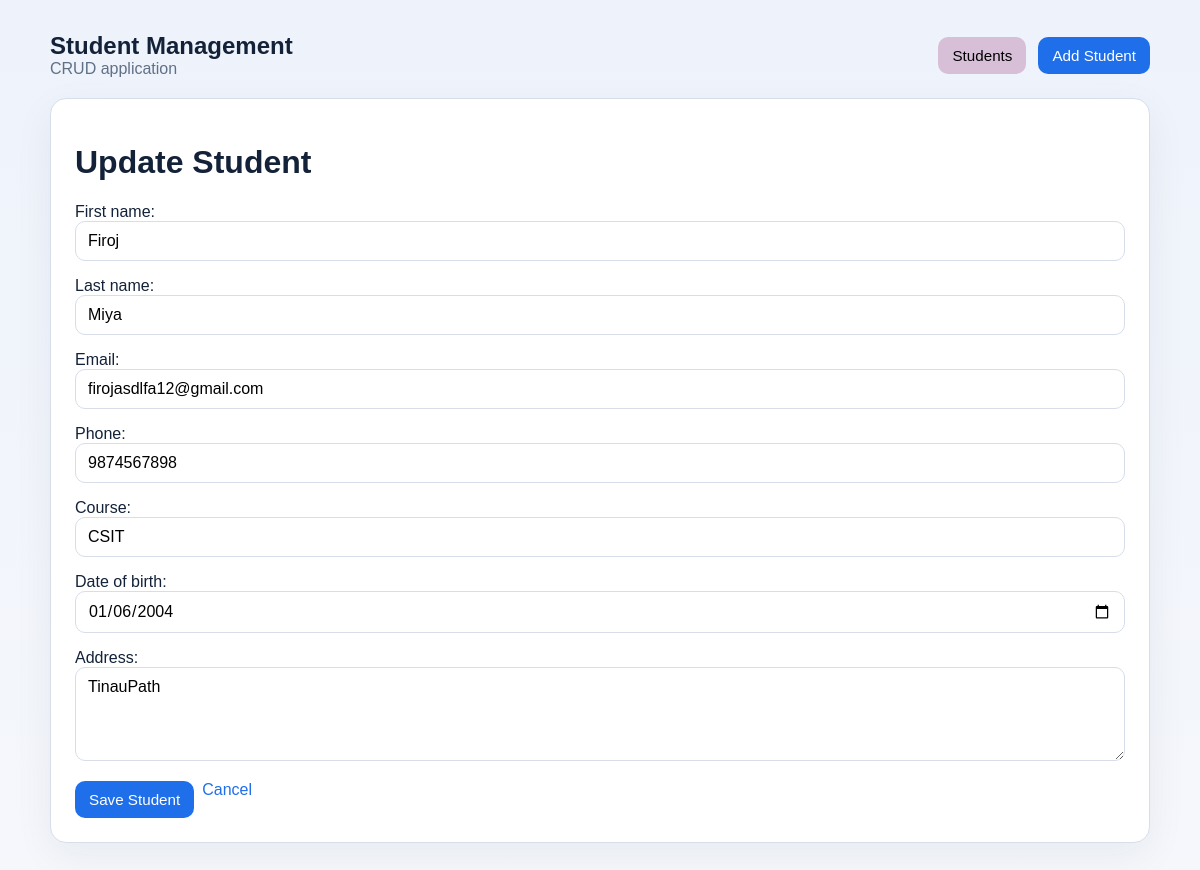
The page /student/1/edit/ on the database its author committed.
### student/models.py (models this page shows, shortened)
class Student(models.Model):
	first_name = models.CharField(max_length=50)
	last_name = models.CharField(max_length=50)
	email = models.EmailField(unique=True)
	phone = models.CharField(max_length=15)
	course = models.CharField(max_length=100)
	date_of_birth = models.DateField(default=date(2000, 1, 1))
	address = models.TextField()
	created_at = models.DateTimeField(auto_now_add=True)

### student/views.py (the view)
# urls.py: path('<int:pk>/edit/', views.student_update, name='update'),
def student_update(request, pk):
	student = get_object_or_404(Student, pk=pk)
	if request.method == 'POST':
		form = StudentForm(request.POST, instance=student)
		if form.is_valid():
			form.save()
			return redirect('student:detail', pk=student.pk)
	else:
		form = StudentForm(instance=student)
	return render(request, 'student/student_form.html', {
		'form': form,
		'student': student,
		'title': 'Update Student',
	})

### student/forms.py
class StudentForm(forms.ModelForm):
    class Meta:
        model = Student
        fields = [
            'first_name',
            'last_name',
            'email',
            'phone',
            'course',
            'date_of_birth',
            'address',
        ]
        widgets = {
            'date_of_birth': forms.DateInput(attrs={'type': 'date'}),
            'address': forms.Textarea(attrs={'rows': 4}),
        }

### student/templates/student/student_form.html (shortened to what this page needs)
{% extends 'student/base.html' %}
{% block content %}
<div class="card">
    <h1>{{ title }}</h1>
    <form method="post">
        {{ form.as_p }}
        <div class="actions">
            <button type="submit" class="btn">Save Student</button>
            <a href="{% url 'student:list' %}">Cancel</a>
        </div>
    </form>
</div>
{% endblock %}

### student/templates/student/base.html (style rules this page uses)
:root { color-scheme: light; --bg: #f5f7fb; --panel: #ffffff; --text: #132238; --muted: #607086; --accent: #1f6feb; --accent-dark: #164ea3; --border: #d7deea; --danger: #c0392b; }
* { box-sizing: border-box; }
body { margin: 0; font-family: Arial, Helvetica, sans-serif; background: linear-gradient(180deg, #eef3fb 0%, var(--bg) 100%); color: var(--text); }
a { color: var(--accent); text-decoration: none; }
.card { background: var(--panel); border: 1px solid var(--border); border-radius: 16px; box-shadow: 0 12px 40px rgba(19, 34, 56, 0.06); padding: 24px; }
.btn { display: inline-block; padding: 10px 14px; border-radius: 10px; border: 0; font-size: 0.95rem; cursor: pointer; background: var(--accent); color: white; }
.actions { display: flex; gap: 8px; flex-wrap: wrap; }
form p { margin: 0 0 16px; }
form input, form textarea { width: 100%; padding: 10px 12px; border: 1px solid var(--border); border-radius: 10px; font: inherit; }

### rows shown on the page
Student: first_name "Firoj", last_name "Miya", email "firojasdlfa12@gmail.com", phone "9874567898", course "CSIT", date_of_birth "01/06/2004", address "TinauPath"

### other values the page prints
{{ title }} "Update Student"
